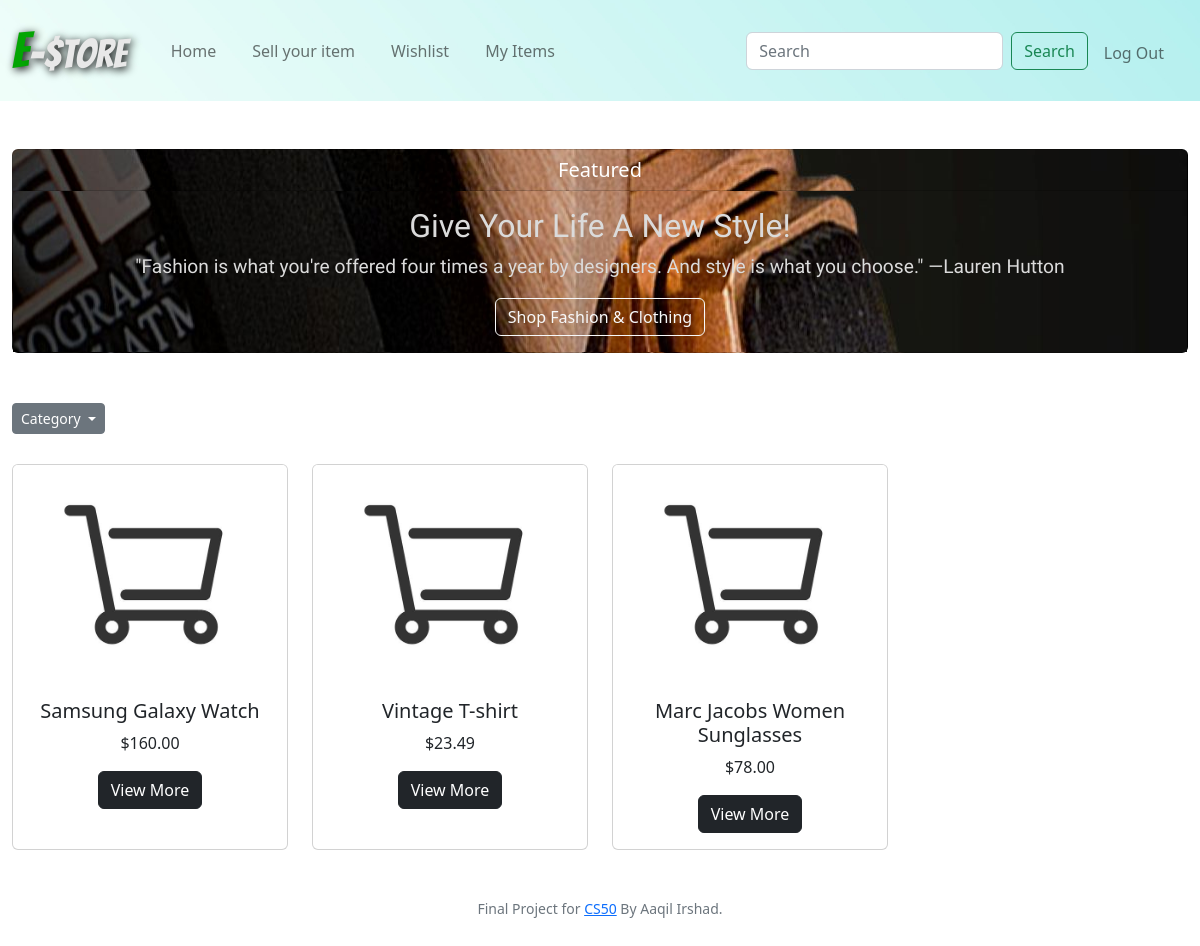
Page / (signed in) on the earlier database version.
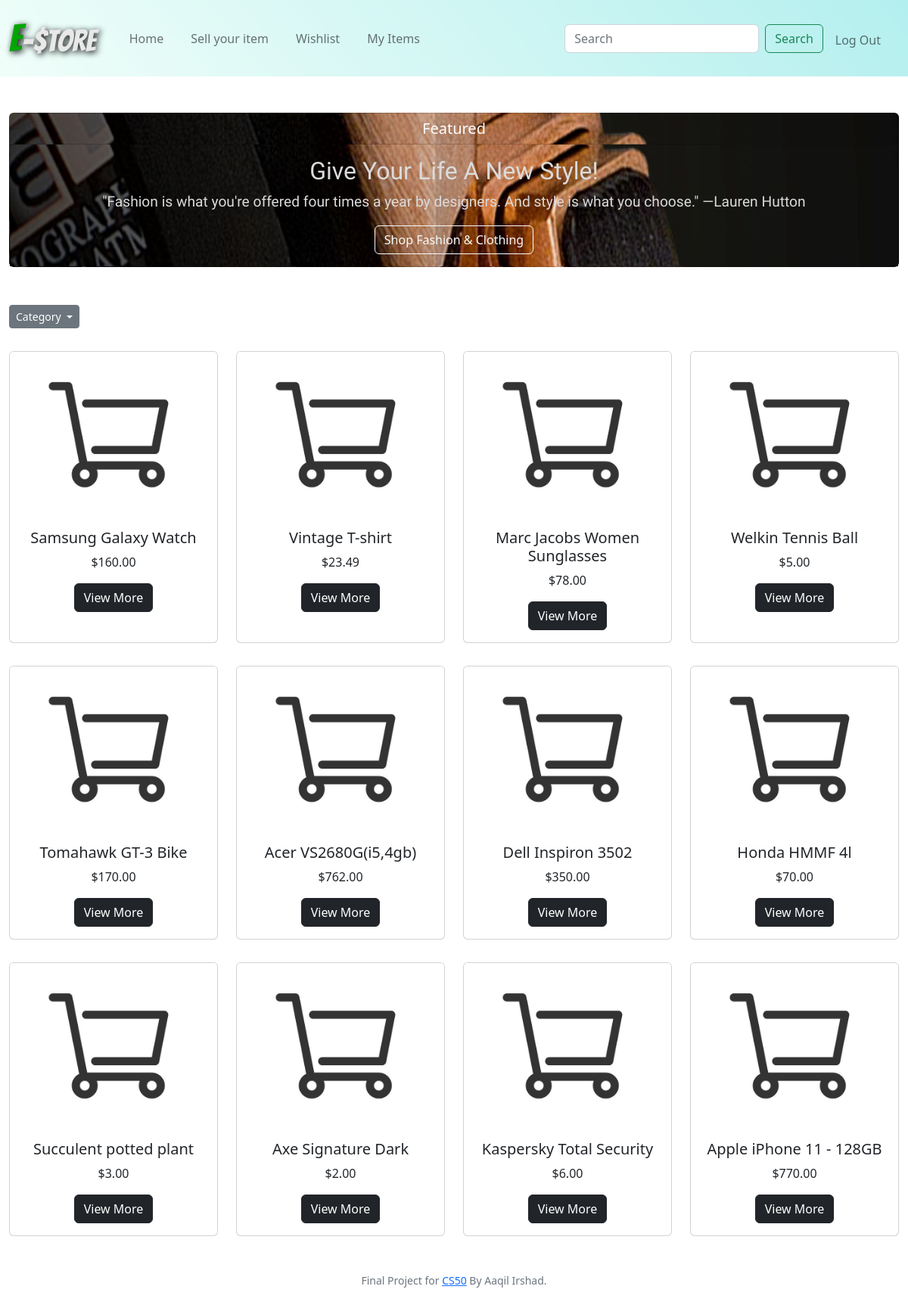
Same page on the later database version.
### tables this page shows
CREATE TABLE products (id INTEGER NOT NULL PRIMARY KEY AUTOINCREMENT, user_id INTEGER NOT NULL, name TEXT NOT NULL, catergory TEXT NOT NULL, description TEXT, price NUMERIC NOT NULL, email TEXT NOT NULL);

### app.py (the view)
@app.route("/", methods=["GET", "POST"])
@login_required
def index():
    items = db.execute("SELECT * FROM products")
    return render_template("index.html", categories=categories, items=items)

### app.py (called while the page is built)
@app.after_request
def after_request(response):
    response.headers["Cache-Control"] = "no-cache, no-store, must-revalidate"
    response.headers["Expires"] = 0
    response.headers["Pragma"] = "no-cache"
    return response

### helpers.py (called while the page is built)
def login_required(f):
    @wraps(f)
    def decorated_function(*args, **kwargs):
        if session.get("user_id") is None:
            return redirect("/login")
        return f(*args, **kwargs)
    return decorated_function

def usd(value):
    return f"${value:,.2f}"

### templates/index.html (shortened to what this page needs)
{% extends "layout.html" %}
{% block main %}
<div class="card" id="fashion-card">
    <h5 class="card-header" style="color: white;">Featured</h5>
    <div class="card-body" id="fashion-card">
      <h5 class="card-title" style="color: white; font-family: 'Comfortaa', cursive; font-size:xx-large; color:rgb(219, 219, 219)">Give Your Life A New Style!</h5>
      <p class="card-text" style="color: white; font-family: 'Comfortaa', cursive; font-size:larger; color: rgb(219, 219, 219)">"Fashion is what you're offered four times a year by designers. And style is what you choose."
        —Lauren Hutton</p>
      <a href="/Clothing&Fashion" class="btn btn-outline-light">Shop Fashion & Clothing</a>
    </div>
</div>
<div style="text-align:left; margin-top:50px; width:165px" >
    <div class="btn-group">
      <button class="btn btn-secondary btn-sm dropdown-toggle" type="button" data-bs-toggle="dropdown" aria-expanded="false">
        Category
      </button>
    </div>
</div>
    <div class="row row-cols-1 row-cols-sm-2 row-cols-md-4">
      {% for row in items %}
        <div class="d-flex justify-content-evenly" style="margin-top:30px;">
            <div class="card" style="width: 18rem;">
              <img src="static/cart.jpg" class="card-img-top" alt="...">
              <div class="card-body">
                <h5 class="card-title">{{ row.name }}</h5>
                <p class="card-text">{{ row.price | usd}}</p>
                <button type="button" class="btn btn-dark" data-bs-toggle="modal" data-bs-target="#P{{row.id}}">View More</button>
              </div>
            </div>
        </div>
      {% endfor %}
    </div>
{% endblock %}

### templates/layout.html (shortened to what this page needs)
<!DOCTYPE html>
<html>
    <head>
        <link href="https://cdn.jsdelivr.net/npm/bootstrap@5.2.0-beta1/dist/css/bootstrap.min.css" rel="stylesheet">
        <link href="static/styles.css" rel="stylesheet">
    </head>
     <body>
       <nav class="navbar navbar-expand-lg bg-light" id="nav-bar">
        <div class="container-fluid">
          <a class="navbar-brand" href="/"><span style="font-family: 'Bangers', cursive; font-size:50px; color:rgb(3, 165, 3); text-shadow: 2px 2px 8px #000000">E</span><span style="font-family: 'Bangers', cursive; font-size:40px; color:rgb(232, 232, 232); text-shadow: 2px 2px 8px #000000">-$tore</span> </a>
          <div class="collapse navbar-collapse" id="navbarSupportedContent">
            {% if session["user_id"] %}
            <ul class="navbar-nav me-auto mb-2 mb-lg-0">
              <li class="nav-item" style="margin-left: 20px;">
                <a class="nav-link" aria-current="page" href="/"> Home </a>
              </li>
              <li class="nav-item" style="margin-left: 20px;">
                <a class="nav-link" aria-current="page" href="/sell"> Sell your item </a>
              </li>
              <li class="nav-item" style="margin-left: 20px;">
                <a class="nav-link" href="/wishlist"> Wishlist </a>
              </li>
              <li class="nav-item" style="margin-left: 20px;">
                <a class="nav-link" href="/myitems"> My Items </a>
              </li>
            </ul>
            <form class="d-flex" action="/search" method="get">
              <input class="form-control me-2" type="search" placeholder="Search" aria-label="Search" name="q">
              <button class="btn btn-outline-success" type="submit">Search</button>
            </form>
            <div class="me-3">
            <ul class="navbar-nav ms-2 mt-1">
              <li class="nav-item"><a class="nav-link" href="/logout">Log Out</a></li>
            </ul>
            </div>
            {% else %}
            <ul class="navbar-nav ms-auto mt-2">
              <li class="nav-item"><a class="nav-link" href="/register">Register</a></li>
              <li class="nav-item"><a class="nav-link" href="/login">Log In</a></li>
            </ul>
            {% endif %}
          </div>
        </div>
      </nav>
      <main class="container-fluid py-5 text-center">
          {% block main %}{% endblock %}
      </main>
      <footer class="mb-5 small text-center text-muted">
          Final Project for <a href="https://cs50.harvard.edu/x/2022//">CS50</a> By Aaqil Irshad.
      </footer>
     </body>
</html>

### static/styles.css (style rules this page uses)
#fashion-card { background-image: url(watch.jpg); background-position: right; }
#nav-bar { background-image: url(header.jpg); background-position: left; background-repeat: no-repeat; background-size: cover; }

Differences in the rows shown:
added products: name "Welkin Tennis Ball", price "$5.00"
added products: name "Tomahawk GT-3 Bike", price "$170.00"
added products: name "Acer VS2680G(i5,4gb)", price "$762.00"
added products: name "Dell Inspiron 3502", price "$350.00"
added products: name "Honda HMMF 4l", price "$70.00"
added products: name "Succulent potted plant", price "$3.00"
added products: name "Axe Signature Dark", price "$2.00"
added products: name "Kaspersky Total Security", price "$6.00"
added products: name "Apple iPhone 11 - 128GB", price "$770.00"
